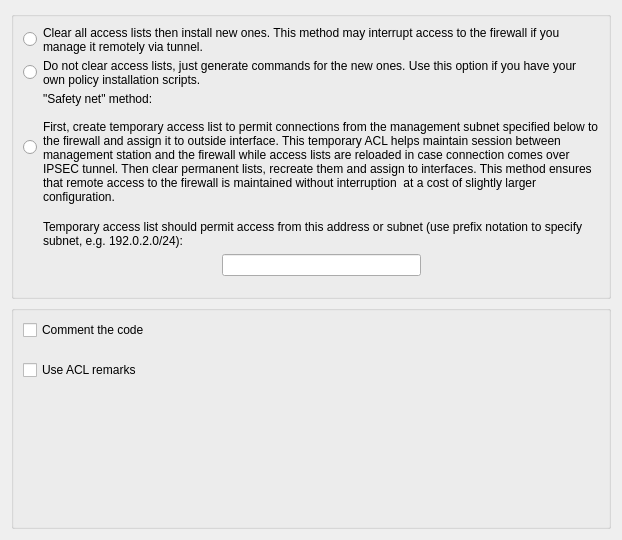
     <widget class="QWidget" name="script_options_tab">
      <attribute name="title">
       <string>Script Options</string>
      </attribute>
      <layout class="QGridLayout" name="gridLayout_11">
       <item row="0" column="0">
        <widget class="QGroupBox" name="buttonGroup10">
         <property name="sizePolicy">
          <sizepolicy hsizetype="Preferred" vsizetype="Expanding">
           <horstretch>0</horstretch>
           <verstretch>0</verstretch>
          </sizepolicy>
         </property>
         <property name="title">
          <string/>
         </property>
         <layout class="QGridLayout" name="gridLayout_7">
          <property name="verticalSpacing">
           <number>5</number>
          </property>
          <item row="0" column="0">
           <widget class="QRadioButton" name="procurve_acl_acl_basic">
            <property name="sizePolicy">
             <sizepolicy hsizetype="Fixed" vsizetype="Fixed">
              <horstretch>0</horstretch>
              <verstretch>0</verstretch>
             </sizepolicy>
            </property>
            <property name="text">
             <string/>
            </property>
           </widget>
          </item>
          <item row="0" column="1">
           <widget class="QLabel" name="textLabel2_3">
            <property name="text">
             <string>Clear all access lists then install new ones. This method may interrupt access to the firewall if you manage it remotely via tunnel.</string>
            </property>
            <property name="alignment">
             <set>Qt::AlignmentFlag::AlignVCenter</set>
            </property>
            <property name="wordWrap">
             <bool>true</bool>
            </property>
            <property name="buddy">
             <cstring>procurve_acl_acl_basic</cstring>
            </property>
           </widget>
          </item>
          <item row="1" column="0">
           <widget class="QRadioButton" name="procurve_acl_acl_no_clear">
            <property name="sizePolicy">
             <sizepolicy hsizetype="Fixed" vsizetype="Fixed">
              <horstretch>0</horstretch>
              <verstretch>0</verstretch>
             </sizepolicy>
            </property>
            <property name="text">
             <string/>
            </property>
           </widget>
          </item>
          <item row="1" column="1">
           <widget class="QLabel" name="textLabel3">
            <property name="focusPolicy">
             <enum>Qt::FocusPolicy::ClickFocus</enum>
            </property>
            <property name="text">
             <string>Do not clear access lists, just generate commands for the new ones. Use this option if you have your own policy installation scripts.</string>
            </property>
            <property name="alignment">
             <set>Qt::AlignmentFlag::AlignVCenter</set>
            </property>
            <property name="wordWrap">
             <bool>true</bool>
            </property>
            <property name="buddy">
             <cstring>procurve_acl_acl_no_clear</cstring>
            </property>
           </widget>
          </item>
          <item row="2" column="0">
           <widget class="QRadioButton" name="procurve_acl_acl_substitution">
            <property name="sizePolicy">
             <sizepolicy hsizetype="Fixed" vsizetype="Fixed">
              <horstretch>0</horstretch>
              <verstretch>0</verstretch>
             </sizepolicy>
            </property>
            <property name="text">
             <string/>
            </property>
           </widget>
          </item>
          <item row="2" column="1">
           <widget class="QLabel" name="textLabel4">
            <property name="text">
             <string>&quot;Safety net&quot; method:

First, create temporary access list to permit connections from the management subnet specified below to the firewall and assign it to outside interface. This temporary ACL helps maintain session between management station and the firewall while access lists are reloaded in case connection comes over IPSEC tunnel. Then clear permanent lists, recreate them and assign to interfaces. This method ensures that remote access to the firewall is maintained without interruption  at a cost of slightly larger configuration.</string>
            </property>
            <property name="alignment">
             <set>Qt::AlignmentFlag::AlignVCenter</set>
            </property>
            <property name="wordWrap">
             <bool>true</bool>
            </property>
            <property name="buddy">
             <cstring>procurve_acl_acl_substitution</cstring>
            </property>
           </widget>
          </item>
          <item row="3" column="1">
           <widget class="QFrame" name="frame5">
            <property name="frameShape">
             <enum>QFrame::Shape::NoFrame</enum>
            </property>
            <property name="frameShadow">
             <enum>QFrame::Shadow::Sunken</enum>
            </property>
            <layout class="QGridLayout">
             <property name="leftMargin">
              <number>0</number>
             </property>
             <property name="topMargin">
              <number>11</number>
             </property>
             <property name="rightMargin">
              <number>0</number>
             </property>
             <property name="bottomMargin">
              <number>11</number>
             </property>
             <item row="0" column="0" colspan="3">
              <widget class="QLabel" name="procurve_acl_acl_temp_lbl">
               <property name="text">
                <string>Temporary access list should permit access from this address or subnet (use prefix notation to specify subnet, e.g. 192.0.2.0/24):</string>
               </property>
               <property name="alignment">
                <set>Qt::AlignmentFlag::AlignVCenter</set>
               </property>
               <property name="wordWrap">
                <bool>true</bool>
               </property>
              </widget>
             </item>
             <item row="1" column="2">
              <spacer>
               <property name="orientation">
                <enum>Qt::Orientation::Horizontal</enum>
               </property>
               <property name="sizeType">
                <enum>QSizePolicy::Policy::Expanding</enum>
               </property>
               <property name="sizeHint" stdset="0">
                <size>
                 <width>120</width>
                 <height>20</height>
                </size>
               </property>
              </spacer>
             </item>
             <item row="1" column="1">
              <widget class="QLineEdit" name="procurve_acl_acl_temp_addr">
               <property name="sizePolicy">
                <sizepolicy hsizetype="Fixed" vsizetype="Fixed">
                 <horstretch>0</horstretch>
                 <verstretch>0</verstretch>
                </sizepolicy>
               </property>
               <property name="minimumSize">
                <size>
                 <width>199</width>
                 <height>0</height>
                </size>
               </property>
               <property name="maximumSize">
                <size>
                 <width>500</width>
                 <height>32767</height>
                </size>
               </property>
              </widget>
             </item>
             <item row="1" column="0">
              <spacer>
               <property name="orientation">
                <enum>Qt::Orientation::Horizontal</enum>
               </property>
               <property name="sizeType">
                <enum>QSizePolicy::Policy::Expanding</enum>
               </property>
               <property name="sizeHint" stdset="0">
                <size>
                 <width>110</width>
                 <height>20</height>
                </size>
               </property>
              </spacer>
             </item>
            </layout>
           </widget>
          </item>
         </layout>
        </widget>
       </item>
       <item row="1" column="0">
        <widget class="QGroupBox" name="frame170">
         <property name="sizePolicy">
          <sizepolicy hsizetype="Expanding" vsizetype="Expanding">
           <horstretch>0</horstretch>
           <verstretch>0</verstretch>
          </sizepolicy>
         </property>
         <property name="title">
          <string/>
         </property>
         <layout class="QGridLayout" name="gridLayout_10">
          <property name="verticalSpacing">
           <number>20</number>
          </property>
          <item row="0" column="0">
           <widget class="QCheckBox" name="procurve_acl_include_comments">
            <property name="toolTip">
             <string>Insert comments into generated IOSACL configuration file</string>
            </property>
            <property name="text">
             <string>Comment the code</string>
            </property>
           </widget>
          </item>
          <item row="1" column="0">
           <widget class="QCheckBox" name="procurve_acl_use_acl_remarks">
            <property name="toolTip">
             <string>Insert comments into generated IOSACL configuration file</string>
            </property>
            <property name="text">
             <string>Use ACL remarks</string>
            </property>
           </widget>
          </item>
          <item row="2" column="0">
           <spacer name="verticalSpacer">
            <property name="orientation">
             <enum>Qt::Orientation::Vertical</enum>
            </property>
            <property name="sizeHint" stdset="0">
             <size>
              <width>20</width>
              <height>137</height>
             </size>
            </property>
           </spacer>
          </item>
         </layout>
        </widget>
       </item>
      </layout>
     </widget>
